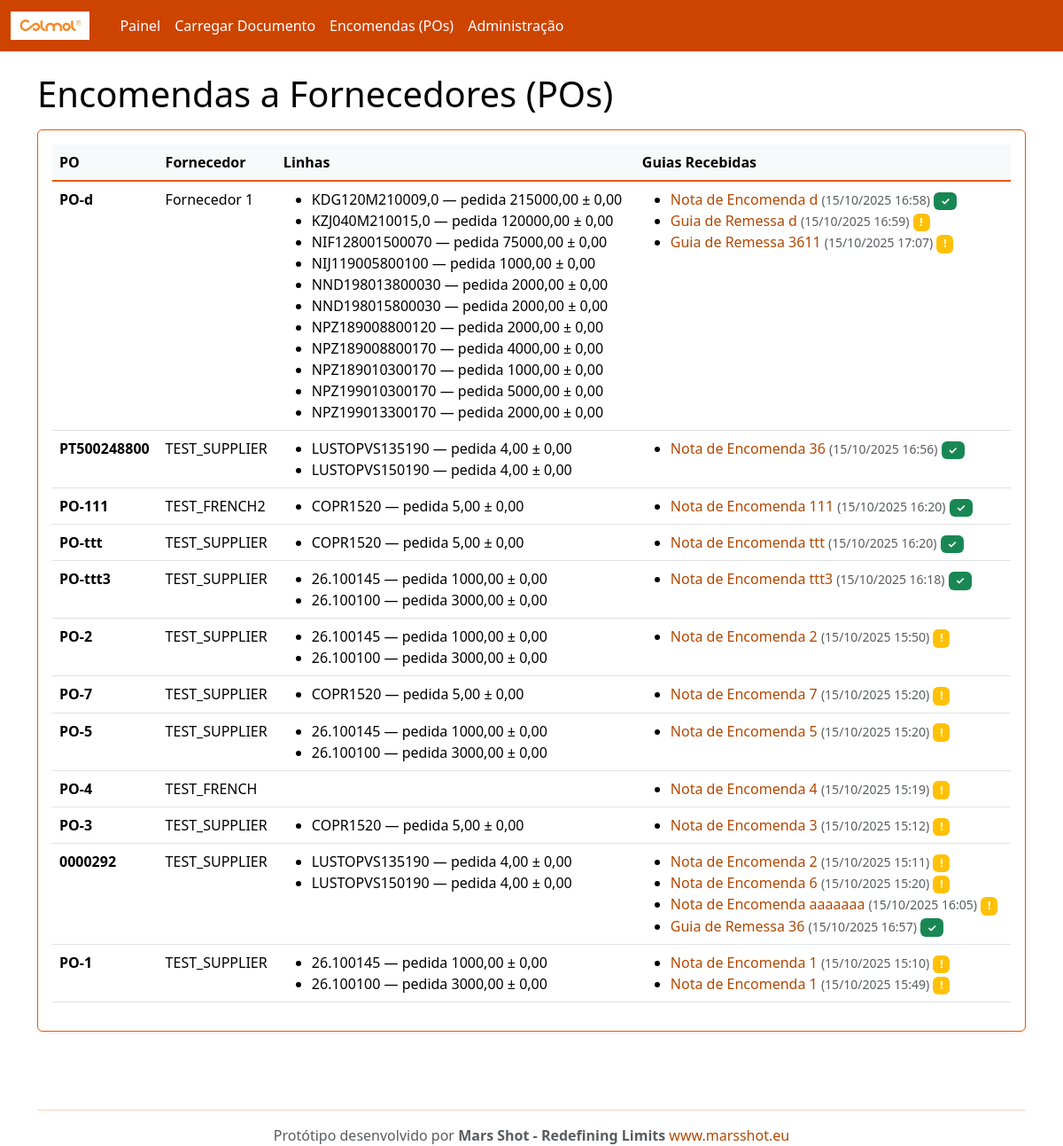
Before: /po/ with the older database file.
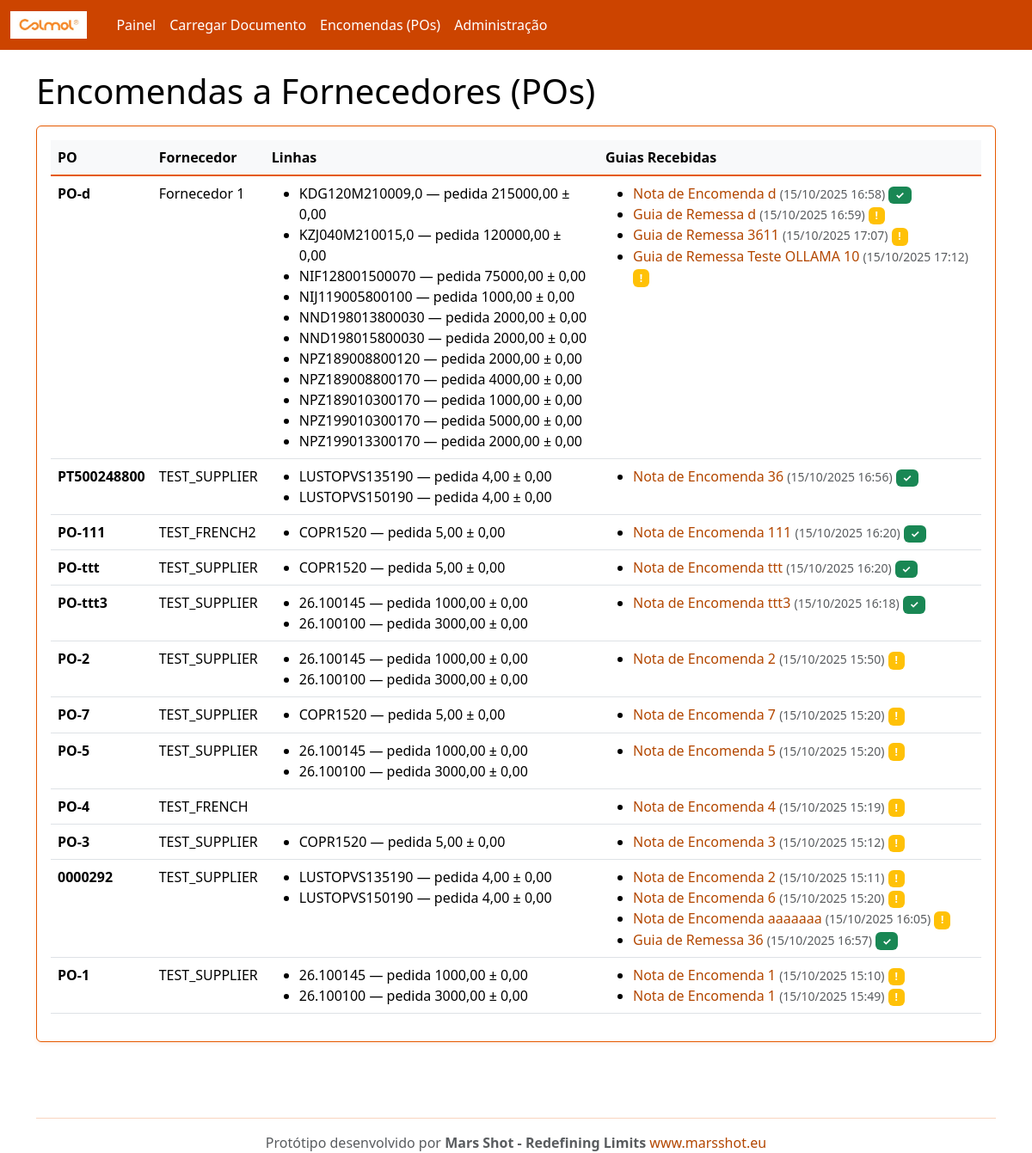
After: the same page with the newer database file.
### rececao/models.py (models this page shows, shortened)
class PurchaseOrder(models.Model):
    number = models.CharField(max_length=100, unique=True)
    supplier = models.ForeignKey(Supplier, on_delete=models.CASCADE, related_name='purchase_orders')
    created_at = models.DateTimeField(auto_now_add=True)

class Supplier(models.Model):
    name = models.CharField(max_length=200, unique=True)
    email = models.EmailField(blank=True, null=True)
    code = models.CharField(max_length=50, unique=True)

class POLine(models.Model):
    po = models.ForeignKey(PurchaseOrder, on_delete=models.CASCADE, related_name='lines')
    internal_sku = models.CharField(max_length=120)  # código interno Colmol
    description = models.CharField(max_length=255, blank=True)
    unit = models.CharField(max_length=20, default='UN')
    qty_ordered = models.DecimalField(max_digits=12, decimal_places=2)
    tolerance = models.DecimalField(max_digits=6, decimal_places=2, default=0)  # tolerância admitida
    class Meta:
        unique_together = ('po','internal_sku')

class InboundDocument(models.Model):
    DOC_TYPES = (
        ('GR','Guia de Remessa'),
        ('FT','Nota de Encomenda'),
    )
    supplier = models.ForeignKey(Supplier, on_delete=models.CASCADE, related_name='inbound_docs')
    doc_type = models.CharField(max_length=2, choices=DOC_TYPES, default='GR')
    number = models.CharField(max_length=120)
    file = models.FileField(upload_to='inbound/')
    received_at = models.DateTimeField(auto_now_add=True)
    parsed_payload = models.JSONField(default=dict, blank=True)  # resultado do OCR/extração
    po = models.ForeignKey(PurchaseOrder, on_delete=models.SET_NULL, null=True, blank=True, related_name='inbound_docs')

### rececao/views.py (the view)
# urls.py: path('po/', views.po_list, name='po_list'),
def po_list(request):
    pos = PurchaseOrder.objects.all().order_by('-id')
    return render(request, 'po_list.html', {'pos': pos})

### templates/po_list.html
{% extends "base.html" %}
{% block content %}
<h1>Encomendas a Fornecedores (POs)</h1>
<div class="card p-3 mt-3">
  <table class="table table-hover">
    <thead><tr><th>PO</th><th>Fornecedor</th><th>Linhas</th><th>Guias Recebidas</th></tr></thead>
    <tbody>
      {% for p in pos %}
      <tr>
        <td><strong>{{ p.number }}</strong></td>
        <td>{{ p.supplier.name }}</td>
        <td>
          <ul class="mb-0">
          {% for l in p.lines.all %}
            <li>{{ l.internal_sku }} — pedida {{ l.qty_ordered }} ± {{ l.tolerance }}</li>
          {% endfor %}
          </ul>
        </td>
        <td>
          {% with guias=p.inbound_docs.all %}
            {% if guias %}
              <ul class="mb-0">
              {% for guia in guias %}
                <li>
                  <a href="/inbound/{{ guia.id }}/" class="text-decoration-none">
                    {{ guia.get_doc_type_display }} {{ guia.number }}
                  </a>
                  <small class="text-muted">({{ guia.received_at|date:"d/m/Y H:i" }})</small>
                  {% if guia.match_result %}
                    {% if guia.match_result.status == 'matched' %}
                      <span class="badge bg-success">✓</span>
                    {% elif guia.match_result.status == 'exceptions' %}
                      <span class="badge bg-warning">!</span>
                    {% endif %}
                  {% endif %}
                </li>
              {% endfor %}
              </ul>
            {% else %}
              <small class="text-muted">Nenhuma guia recebida</small>
            {% endif %}
          {% endwith %}
        </td>
      </tr>
      {% empty %}
      <tr><td colspan="4">Sem POs. Use o admin para criar dados de exemplo.</td></tr>
      {% endfor %}
    </tbody>
  </table>
</div>
{% endblock %}

Changed rows visible on the page:
added InboundDocument: doc_type "Guia de Remessa", number "Teste OLLAMA 10", received_at "15/10/2025 17:12", shown under PurchaseOrder "PO-d"
